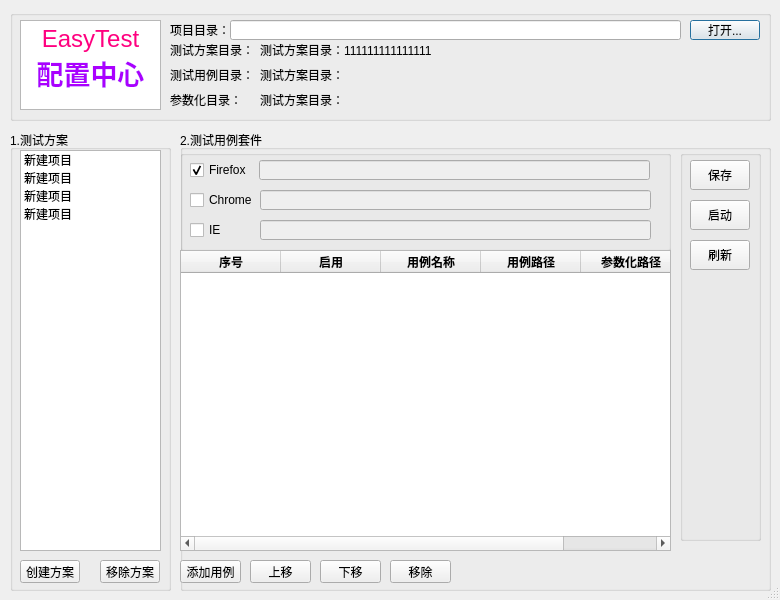
<?xml version="1.0" encoding="UTF-8"?>
<ui version="4.0">
 <class>Dialog</class>
 <widget class="QDialog" name="Dialog">
  <property name="geometry">
   <rect>
    <x>0</x>
    <y>0</y>
    <width>780</width>
    <height>600</height>
   </rect>
  </property>
  <property name="windowTitle">
   <string>配置中心</string>
  </property>
  <property name="sizeGripEnabled">
   <bool>true</bool>
  </property>
  <widget class="QGroupBox" name="groupBox">
   <property name="geometry">
    <rect>
     <x>10</x>
     <y>10</y>
     <width>761</width>
     <height>111</height>
    </rect>
   </property>
   <property name="title">
    <string/>
   </property>
   <widget class="QLabel" name="label">
    <property name="geometry">
     <rect>
      <x>160</x>
      <y>10</y>
      <width>60</width>
      <height>20</height>
     </rect>
    </property>
    <property name="text">
     <string>项目目录：</string>
    </property>
   </widget>
   <widget class="QLineEdit" name="lineEdit_project">
    <property name="geometry">
     <rect>
      <x>220</x>
      <y>10</y>
      <width>451</width>
      <height>20</height>
     </rect>
    </property>
    <property name="readOnly">
     <bool>true</bool>
    </property>
   </widget>
   <widget class="QPushButton" name="pushButton_open1">
    <property name="geometry">
     <rect>
      <x>680</x>
      <y>10</y>
      <width>70</width>
      <height>20</height>
     </rect>
    </property>
    <property name="text">
     <string>打开...</string>
    </property>
   </widget>
   <widget class="QTextBrowser" name="textBrowser">
    <property name="geometry">
     <rect>
      <x>10</x>
      <y>10</y>
      <width>141</width>
      <height>90</height>
     </rect>
    </property>
    <property name="html">
     <string>&lt;!DOCTYPE HTML PUBLIC &quot;-//W3C//DTD HTML 4.0//EN&quot; &quot;http://www.w3.org/TR/REC-html40/strict.dtd&quot;&gt;
&lt;html&gt;&lt;head&gt;&lt;meta name=&quot;qrichtext&quot; content=&quot;1&quot; /&gt;&lt;style type=&quot;text/css&quot;&gt;
p, li { white-space: pre-wrap; }
&lt;/style&gt;&lt;/head&gt;&lt;body style=&quot; font-family:'SimSun'; font-size:9pt; font-weight:400; font-style:normal;&quot;&gt;
&lt;p align=&quot;center&quot; style=&quot; margin-top:0px; margin-bottom:0px; margin-left:0px; margin-right:0px; -qt-block-indent:0; text-indent:0px;&quot;&gt;&lt;span style=&quot; font-size:18pt; color:#ff007f;&quot;&gt;EasyTest&lt;/span&gt;&lt;/p&gt;
&lt;p align=&quot;center&quot; style=&quot; margin-top:0px; margin-bottom:0px; margin-left:0px; margin-right:0px; -qt-block-indent:0; text-indent:0px;&quot;&gt;&lt;span style=&quot; font-size:20pt; font-weight:600; color:#aa00ff;&quot;&gt;配置中心&lt;/span&gt;&lt;/p&gt;&lt;/body&gt;&lt;/html&gt;</string>
    </property>
   </widget>
   <widget class="QLabel" name="label_2">
    <property name="geometry">
     <rect>
      <x>160</x>
      <y>30</y>
      <width>81</width>
      <height>20</height>
     </rect>
    </property>
    <property name="text">
     <string>测试方案目录：</string>
    </property>
   </widget>
   <widget class="QLabel" name="label_3">
    <property name="geometry">
     <rect>
      <x>160</x>
      <y>50</y>
      <width>81</width>
      <height>30</height>
     </rect>
    </property>
    <property name="text">
     <string>测试用例目录：</string>
    </property>
   </widget>
   <widget class="QLabel" name="label_4">
    <property name="geometry">
     <rect>
      <x>160</x>
      <y>80</y>
      <width>81</width>
      <height>20</height>
     </rect>
    </property>
    <property name="text">
     <string>参数化目录：</string>
    </property>
   </widget>
   <widget class="QLabel" name="label_fangan">
    <property name="geometry">
     <rect>
      <x>250</x>
      <y>30</y>
      <width>500</width>
      <height>20</height>
     </rect>
    </property>
    <property name="text">
     <string>测试方案目录：111111111111111</string>
    </property>
   </widget>
   <widget class="QLabel" name="label_testCase">
    <property name="geometry">
     <rect>
      <x>250</x>
      <y>50</y>
      <width>500</width>
      <height>30</height>
     </rect>
    </property>
    <property name="text">
     <string>测试方案目录：</string>
    </property>
   </widget>
   <widget class="QLabel" name="label_param">
    <property name="geometry">
     <rect>
      <x>250</x>
      <y>80</y>
      <width>500</width>
      <height>20</height>
     </rect>
    </property>
    <property name="text">
     <string>测试方案目录：</string>
    </property>
   </widget>
  </widget>
  <widget class="QGroupBox" name="groupBox_2">
   <property name="geometry">
    <rect>
     <x>10</x>
     <y>130</y>
     <width>161</width>
     <height>461</height>
    </rect>
   </property>
   <property name="title">
    <string>1.测试方案</string>
   </property>
   <widget class="QListWidget" name="listWidget_testplan">
    <property name="geometry">
     <rect>
      <x>10</x>
      <y>20</y>
      <width>141</width>
      <height>401</height>
     </rect>
    </property>
    <item>
     <property name="text">
      <string>新建项目</string>
     </property>
    </item>
    <item>
     <property name="text">
      <string>新建项目</string>
     </property>
    </item>
    <item>
     <property name="text">
      <string>新建项目</string>
     </property>
    </item>
    <item>
     <property name="text">
      <string>新建项目</string>
     </property>
    </item>
   </widget>
   <widget class="QPushButton" name="pushButton_createtestplan">
    <property name="geometry">
     <rect>
      <x>10</x>
      <y>430</y>
      <width>60</width>
      <height>23</height>
     </rect>
    </property>
    <property name="text">
     <string>创建方案</string>
    </property>
   </widget>
   <widget class="QPushButton" name="pushButton_removetestplan">
    <property name="geometry">
     <rect>
      <x>90</x>
      <y>430</y>
      <width>60</width>
      <height>23</height>
     </rect>
    </property>
    <property name="text">
     <string>移除方案</string>
    </property>
   </widget>
  </widget>
  <widget class="QGroupBox" name="groupBox_testcase">
   <property name="geometry">
    <rect>
     <x>180</x>
     <y>130</y>
     <width>591</width>
     <height>461</height>
    </rect>
   </property>
   <property name="title">
    <string>2.测试用例套件</string>
   </property>
   <widget class="QGroupBox" name="groupBox_4">
    <property name="geometry">
     <rect>
      <x>0</x>
      <y>20</y>
      <width>491</width>
      <height>101</height>
     </rect>
    </property>
    <property name="title">
     <string/>
    </property>
    <widget class="QCheckBox" name="checkBox_ff">
     <property name="geometry">
      <rect>
       <x>10</x>
       <y>10</y>
       <width>91</width>
       <height>20</height>
      </rect>
     </property>
     <property name="text">
      <string>Firefox</string>
     </property>
     <property name="checked">
      <bool>true</bool>
     </property>
    </widget>
    <widget class="QCheckBox" name="checkBox_ch">
     <property name="geometry">
      <rect>
       <x>10</x>
       <y>40</y>
       <width>71</width>
       <height>20</height>
      </rect>
     </property>
     <property name="text">
      <string>Chrome</string>
     </property>
    </widget>
    <widget class="QCheckBox" name="checkBox_ie">
     <property name="geometry">
      <rect>
       <x>10</x>
       <y>70</y>
       <width>50</width>
       <height>20</height>
      </rect>
     </property>
     <property name="text">
      <string>IE</string>
     </property>
    </widget>
    <widget class="QLineEdit" name="lineEdit_ffremote">
     <property name="enabled">
      <bool>false</bool>
     </property>
     <property name="geometry">
      <rect>
       <x>79</x>
       <y>10</y>
       <width>391</width>
       <height>20</height>
      </rect>
     </property>
     <property name="readOnly">
      <bool>false</bool>
     </property>
    </widget>
    <widget class="QLineEdit" name="lineEdit_chremote">
     <property name="enabled">
      <bool>false</bool>
     </property>
     <property name="geometry">
      <rect>
       <x>80</x>
       <y>40</y>
       <width>391</width>
       <height>20</height>
      </rect>
     </property>
    </widget>
    <widget class="QLineEdit" name="lineEdit_ieremote">
     <property name="enabled">
      <bool>false</bool>
     </property>
     <property name="geometry">
      <rect>
       <x>80</x>
       <y>70</y>
       <width>391</width>
       <height>20</height>
      </rect>
     </property>
    </widget>
   </widget>
   <widget class="QTableWidget" name="tableWidget_testCase">
    <property name="geometry">
     <rect>
      <x>0</x>
      <y>120</y>
      <width>491</width>
      <height>301</height>
     </rect>
    </property>
    <attribute name="verticalHeaderVisible">
     <bool>false</bool>
    </attribute>
    <column>
     <property name="text">
      <string>序号</string>
     </property>
     <property name="font">
      <font>
       <weight>75</weight>
       <bold>true</bold>
      </font>
     </property>
    </column>
    <column>
     <property name="text">
      <string>启用</string>
     </property>
     <property name="font">
      <font>
       <weight>75</weight>
       <bold>true</bold>
      </font>
     </property>
     <property name="textAlignment">
      <set>AlignCenter</set>
     </property>
    </column>
    <column>
     <property name="text">
      <string>用例名称</string>
     </property>
     <property name="font">
      <font>
       <weight>75</weight>
       <bold>true</bold>
      </font>
     </property>
    </column>
    <column>
     <property name="text">
      <string>用例路径</string>
     </property>
     <property name="font">
      <font>
       <weight>75</weight>
       <bold>true</bold>
      </font>
     </property>
    </column>
    <column>
     <property name="text">
      <string>参数化路径</string>
     </property>
     <property name="font">
      <font>
       <weight>75</weight>
       <bold>true</bold>
      </font>
     </property>
    </column>
   </widget>
   <widget class="QPushButton" name="pushButton_createtestcase">
    <property name="geometry">
     <rect>
      <x>0</x>
      <y>430</y>
      <width>61</width>
      <height>23</height>
     </rect>
    </property>
    <property name="text">
     <string>添加用例</string>
    </property>
   </widget>
   <widget class="QPushButton" name="pushButton_up">
    <property name="geometry">
     <rect>
      <x>70</x>
      <y>430</y>
      <width>61</width>
      <height>23</height>
     </rect>
    </property>
    <property name="text">
     <string>上移</string>
    </property>
   </widget>
   <widget class="QPushButton" name="pushButton_down">
    <property name="geometry">
     <rect>
      <x>140</x>
      <y>430</y>
      <width>61</width>
      <height>23</height>
     </rect>
    </property>
    <property name="text">
     <string>下移</string>
    </property>
   </widget>
   <widget class="QPushButton" name="pushButton_removetestcase">
    <property name="geometry">
     <rect>
      <x>210</x>
      <y>430</y>
      <width>61</width>
      <height>23</height>
     </rect>
    </property>
    <property name="text">
     <string>移除</string>
    </property>
   </widget>
   <widget class="QGroupBox" name="groupBox_5">
    <property name="geometry">
     <rect>
      <x>500</x>
      <y>20</y>
      <width>81</width>
      <height>391</height>
     </rect>
    </property>
    <property name="title">
     <string/>
    </property>
    <widget class="QPushButton" name="pushButton_save">
     <property name="geometry">
      <rect>
       <x>10</x>
       <y>10</y>
       <width>60</width>
       <height>30</height>
      </rect>
     </property>
     <property name="text">
      <string>保存</string>
     </property>
    </widget>
    <widget class="QPushButton" name="pushButton_start">
     <property name="geometry">
      <rect>
       <x>10</x>
       <y>50</y>
       <width>60</width>
       <height>30</height>
      </rect>
     </property>
     <property name="text">
      <string>启动</string>
     </property>
    </widget>
    <widget class="QPushButton" name="pushButton_fresh">
     <property name="geometry">
      <rect>
       <x>10</x>
       <y>90</y>
       <width>60</width>
       <height>30</height>
      </rect>
     </property>
     <property name="text">
      <string>刷新</string>
     </property>
    </widget>
   </widget>
  </widget>
 </widget>
 <resources/>
 <connections/>
</ui>
